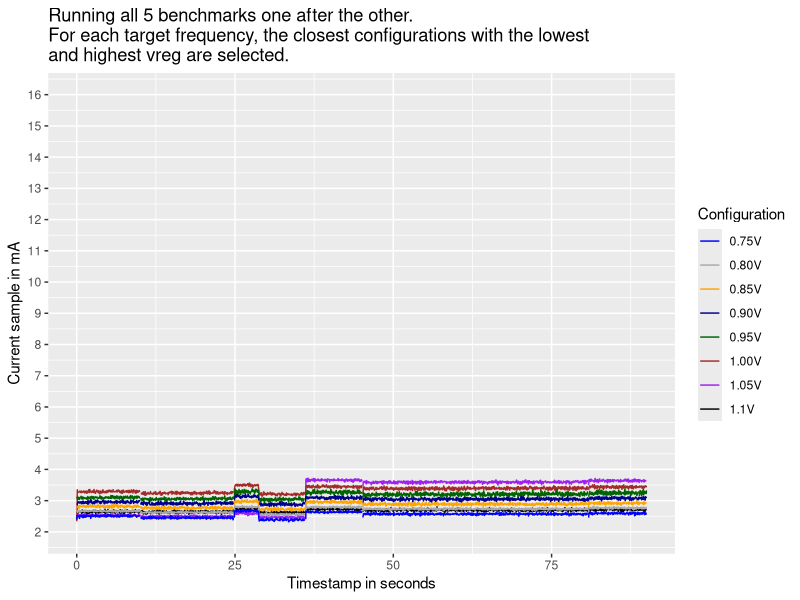

Write R code to recreate this figure.
library("ggplot2")
library("dplyr")
library(rlang)

df <- read.csv("xosc_pairs_freqs.csv")
#df <- df %>%
#  mutate(
#    x_range = cut(
#      expe_num,
#      breaks = c(0, 15, 30),   # upper bound is exclusive by default
#      right = FALSE,              # [0,15), [15,30), ...
#      labels = c("non trimmed", "trimmed")
#    )
#  )
df <- df %>%
  mutate(
    legend_group = case_when(
      expe_num %in% c(0:5)   ~ "1.1V",
      expe_num %in% c(6:11)   ~ "1.05V",
      expe_num %in% c(12:17)   ~ "1.00V",
      expe_num %in% c(18:23)   ~ "0.95V",
      expe_num %in% c(24:29)   ~ "0.90V",
      expe_num %in% c(30:35)   ~ "0.85V",
      expe_num %in% c(36:41)   ~ "0.80V",
      expe_num %in% c(42:47)   ~ "0.75V",
    )
  )
#df <- df %>% filter(expe_num > 3)
p <- ggplot(df, aes(x = current_timestamp, y = current_sample, color=legend_group, group=factor(expe_num))) +
	geom_line(na.rm = TRUE) +
	scale_y_continuous(limits=c(2, 16), n.breaks=15) +
	#geom_hline(yintercept = median(df[df$expe_num == 0,]$current_sample, na.rm = TRUE), color = "red") +
	#facet_wrap(~ x_range) +
	labs(title = "Running all 5 benchmarks one after the other. \nFor each target frequency, the closest configurations with the lowest \nand highest vreg are selected.", x = "Timestamp in seconds", y = "Current sample in mA") +
  scale_color_manual(
		name = "Configuration",
    values = c(
      "1.1V"      = "black",
      "1.05V"      = "purple",
      "1.00V"      = "brown",
      "0.95V"      = "dark green",
      "0.90V"      = "dark blue",
      "0.85V"      = "orange",
      "0.80V"      = "dark grey",
      "0.75V"      = "blue"
    )
  )
ggsave("xosc_pairs_freqs.pdf", plot=p)
